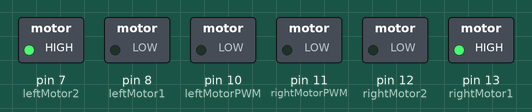
The sketch below on a simulated Arduino Uno, built with avr-gcc and run on an emulated ATmega328P. Parts: switched loads named in the sketch (green lamp = pin HIGH).

Above: at 0.1 s.
Timing chart, 0 to 1.6 s (numbered marks = the images above):
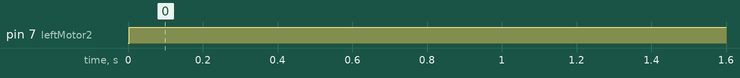

Measured:
- by itself, pin 7 (leftMotor2): LOW → HIGH at 0.00 s

The sketch:

line_robot_27_April.ino
```cpp
#include <QTRSensors.h>

// D2 sağ, D7 sol
#define Kp 0.4 // Kendi deneyimlerinizle bulmanız gerekli küçük bir değer ile başlayıp, büyütebilirsiniz en kararlı Kp değerini bulana kadar.. 0.4
#define Kd 2 // Bunu da küçük bir değerden başlatın ve deneyimleyerek büyütün. ( Not: Kp < Kd) 2.0
#define rightMaxSpeed 196
#define leftMaxSpeed 196
#define rightBaseSpeed 127 // robot için kp ve kd değerlerini tutturduysanız şayet motorların dönmesi gereken hız budur
#define leftBaseSpeed 127 // yukarıdaki değer ile aynıdır


#define rightMotor1 13
#define rightMotor2 12
#define rightMotorPWM 11
#define leftMotor1 8
#define leftMotor2 7
#define leftMotorPWM 10


/*  digitalWrite(rightMotor1,HIGH);
    digitalWrite(rightMotor2, LOW); sağ motor ileri

    digitalWrite(leftMotor1,LOW);
    digitalWrite(leftMotor2, HIGH); sol motor ileri
*/

QTRSensors qtr;

const uint8_t SensorCount = 6;
unsigned int sensorValues[SensorCount];
int rightMotorSpeed;
int leftMotorSpeed;


void setup()
{
  // configure the sensors
  qtr.setTypeAnalog();
  uint8_t analog_pins[6] = {A0,A1,A2,A3,A4,A5};   //A5 = D7 ... A0 = D2, !!! D8 & D1 are not used
  pinMode(rightMotor1, OUTPUT);
  pinMode(rightMotor2, OUTPUT);
  pinMode(rightMotorPWM, OUTPUT);
  pinMode(leftMotor1, OUTPUT);
  pinMode(leftMotor2, OUTPUT);
  pinMode(leftMotorPWM, OUTPUT);


  pinMode(LED_BUILTIN, OUTPUT);
  digitalWrite(LED_BUILTIN, HIGH); // turn on Arduino's LED to indicate we are in calibration mode


  // int i;
  // for (int i = 0; i < 100; i++) { // tercihe bağlı alandır ya robotunuzu hatta yürüterek kalibre edin veya bunu otomatik yapın.
  //   //otomatik kalibrasyon için burasının yorumunu kaldırın
  //   if ( i  < 25 || i >= 75 ) {// sensörleri, karşılaşılabilecek en aydınlık ve en karanlık okumalara maruz bırakmak için sola ve sağa çevirin.
  //     turn_right();
  //   } //bu fonksiyonları yazacaz
  //   else {
  //     turn_left();
  //   }
  //   qtr.calibrate();
  //   delay(20);
  // }
  // wait(); //motorları durdur
  // digitalWrite(LED_BUILTIN, LOW); // turn off Arduino's LED to indicate we are through with calibration

  // delay(1000); // Ana döngüye girmeden önce botu konumlandırmak için 1 saniye bekleyin
}

void loop()
{
  // read calibrated sensor values and obtain a measure of the line position
  // from 0 to 7000 (for a white line, use readLineWhite() instead)
  uint16_t position = qtr.readLineBlack(sensorValues);
  Serial.println(position);


    digitalWrite(rightMotor1, HIGH);
    digitalWrite(rightMotor2, LOW);
    analogWrite(rightMotorPWM, rightMotorSpeed);

    digitalWrite(leftMotor1, LOW);
    digitalWrite(leftMotor2, HIGH);
    analogWrite(leftMotorPWM, leftMotorSpeed);

}
void wait() {
      digitalWrite(rightMotor1,LOW);
    digitalWrite(rightMotor2, LOW);


    digitalWrite(leftMotor1, LOW);
    digitalWrite(leftMotor2, LOW);

}
void turn_left() {
      digitalWrite(rightMotor1,HIGH);
    digitalWrite(rightMotor2, LOW);
    analogWrite (rightMotorPWM,rightBaseSpeed);

    digitalWrite(leftMotor1, HIGH);
    digitalWrite(leftMotor2, LOW);
    analogWrite (leftMotorPWM,leftBaseSpeed);
}
void turn_right() {
      digitalWrite(rightMotor1,LOW);
    digitalWrite(rightMotor2, HIGH);
    analogWrite (rightMotorPWM,rightBaseSpeed);

    digitalWrite(leftMotor1, HIGH);
    digitalWrite(leftMotor2, LOW);
    analogWrite (leftMotorPWM,leftBaseSpeed);
}
```
